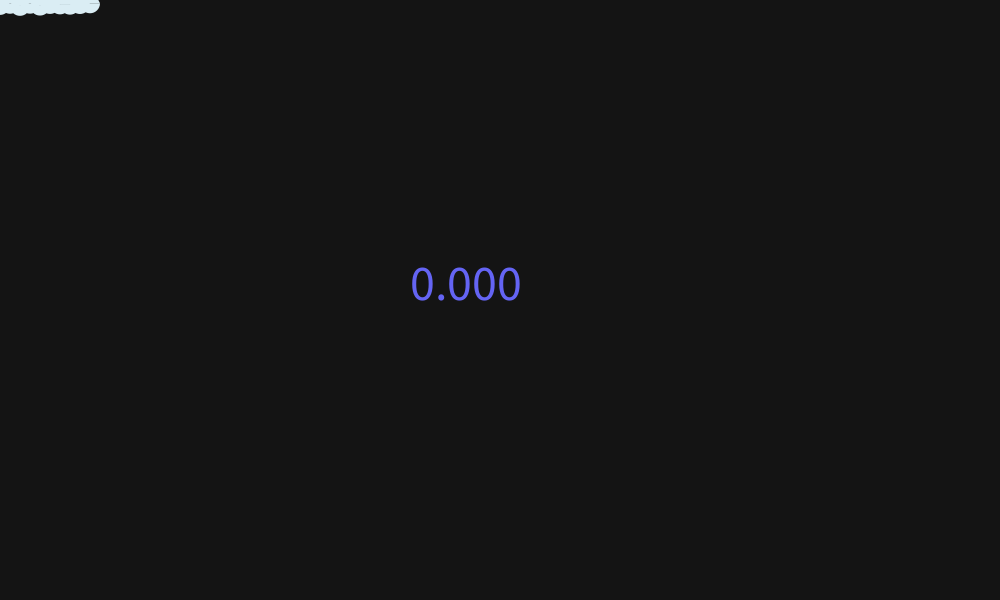
Frame 1 (no input)
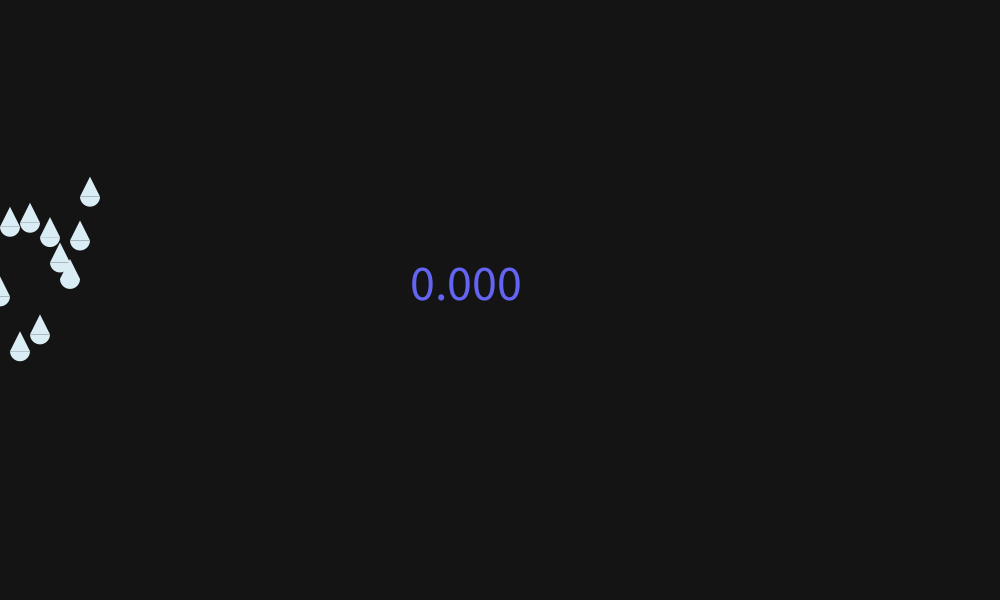
Frame 60 (the mouse pressed at the canvas centre just before this capture)
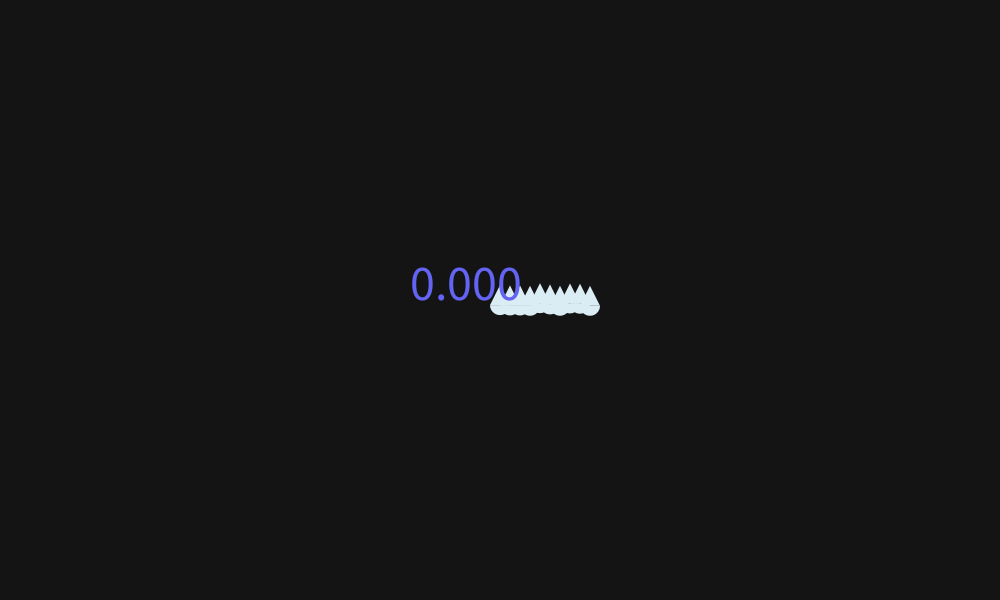
Frame 120 (the mouse held since frame 60 and released just before this capture)

The Processing sketch that drew these frames (run headless with seeded random() and noise(); from frame 60 on, the mouse is pressed at the canvas centre):

// Processing sketch: raindrop_array
// ── raindrop_array.pde
int number = 10;
float puddle = 0;
float[] yPos = new float[number];
float[] speed = new float[number];
float[] xPos = new float[number];

void setup() {
  size(1000, 600);
  for (int x = 0; x < number; x ++) {
    speed[x] = random(3, 6);
  }
}

void draw() {
  background(20);
  for (int x = 0; x < number; x ++) {
    if (mousePressed) {
      yPos[x] = mouseY;
      xPos[x] = mouseX;
      speed[x] = random(3, 6);
    }

    yPos[x] = yPos[x] + speed[x];
    raindrop(xPos[x] + 10 * x, yPos[x], 20, 20);

    if (yPos[x] > height + 20) {
      yPos[x] = 0;
      puddle = puddle + 0.5;
    }
  }

  fill(100, 100, 244);
  ellipse(500, 600, 1000, puddle);
  textSize(50);
  text(puddle/2, 400, 300);
}


void raindrop(float xCenter, float yCenter,
  float w, float h) {
  noStroke();
  fill(218, 237, 244);
  triangle(xCenter - w/2, yCenter, xCenter + w/2, yCenter, xCenter, yCenter - h);
  arc(xCenter, yCenter, w, h, 0, PI);
}
